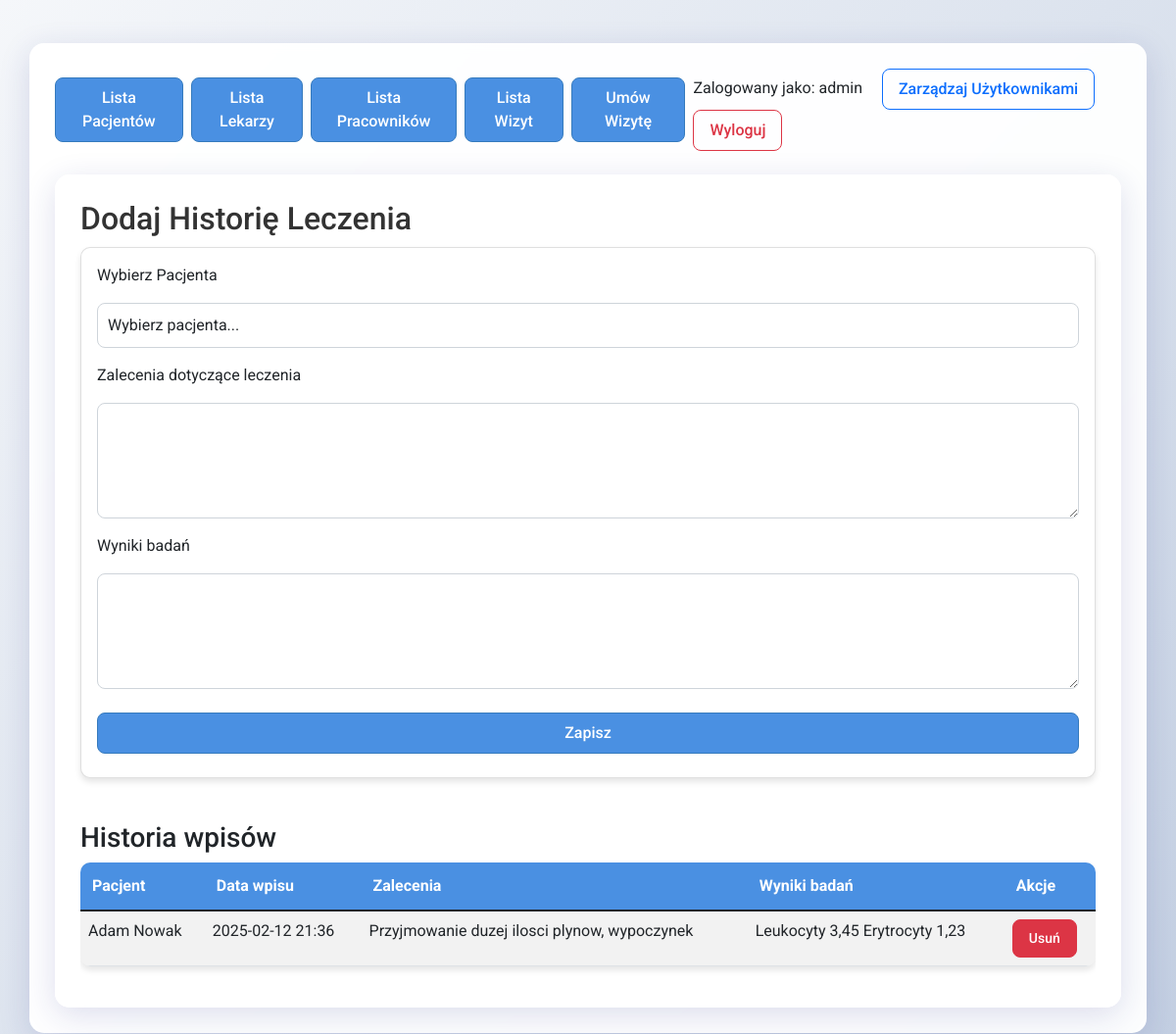
Screenshot of /historia-leczenia (signed in) with the database file from the repository.
### app.py (models this page shows, shortened)
class User(UserMixin, db.Model):
    __tablename__ = 'users'
    id = db.Column(db.Integer, primary_key=True)
    username = db.Column(db.String(80), unique=True, nullable=False)
    password_hash = db.Column(db.String(120), nullable=False)
    role = db.Column(db.String(20), nullable=False, default='user')  # 'user', 'doctor', 'receptionist', 'admin'
    is_admin = db.Column(db.Boolean, default=False)

class Pacjent(db.Model):
    __tablename__ = 'pacjenci'
    id = db.Column(db.Integer, primary_key=True)
    user_id = db.Column(db.Integer, db.ForeignKey('users.id'))
    imie = db.Column(db.String(50), nullable=False)
    nazwisko = db.Column(db.String(50), nullable=False)
    pesel = db.Column(db.String(11), unique=True, nullable=False)
    data_urodzenia = db.Column(db.Date, nullable=False)
    telefon = db.Column(db.String(15), nullable=False)
    zalecenia = db.Column(db.Text)
    wyniki_badan = db.Column(db.Text)
    data_wpisu = db.Column(db.DateTime)
    user = db.relationship('User', backref='pacjent')

### app.py (the view)
@app.route('/historia-leczenia', methods=['GET'])
@login_required
def historia_leczenia():
    if current_user.role == 'user':
        pacjent = Pacjent.query.filter_by(user_id=current_user.id).first()
        return render_template('historia_leczenia.html',
                            pacjenci=[pacjent],
                            historia=[pacjent] if pacjent.zalecenia or pacjent.wyniki_badan else [],
                            is_user=True)
    elif current_user.role in ['doctor', 'receptionist', 'admin']:
        pacjenci = Pacjent.query.all()
        historia = Pacjent.query.filter(
            (Pacjent.zalecenia.isnot(None)) |
            (Pacjent.wyniki_badan.isnot(None))
        ).all()
        return render_template('historia_leczenia.html',
                            pacjenci=pacjenci,
                            historia=historia,
                            is_user=False)
    return redirect(url_for('index'))

### app.py (called while the page is built)
@login_manager.user_loader
def load_user(user_id):
    return User.query.get(int(user_id))

### templates/historia_leczenia.html (shortened to what this page needs)
{% extends "base.html" %}
{% block content %}
<div class="container mt-4">
    {% if not is_user %}
    <h2>Dodaj Historię Leczenia</h2>
    <div class="row">
        <div class="col-md-12">
            <div class="card">
                <div class="card-body">
                    <form id="historia-form">
                        <div class="mb-3">
                            <label for="pacjent" class="form-label">Wybierz Pacjenta</label>
                            <select class="form-control" id="pacjent" required>
                                <option value="">Wybierz pacjenta...</option>
                            </select>
                        </div>
                        <div class="mb-3">
                            <label for="zalecenia" class="form-label">Zalecenia dotyczące leczenia</label>
                            <textarea class="form-control" id="zalecenia" rows="4" required></textarea>
                        </div>
                        <div class="mb-3">
                            <label for="wyniki" class="form-label">Wyniki badań</label>
                            <textarea class="form-control" id="wyniki" rows="4" required></textarea>
                        </div>
                        <button type="submit" class="btn btn-primary">Zapisz</button>
                    </form>
                </div>
            </div>
        </div>
    </div>
    {% endif %}
    <div class="col-md-12 mt-4">
        <h3>{% if is_user %}Moja Historia Leczenia{% else %}Historia wpisów{% endif %}</h3>
        <div class="table-responsive">
            <table class="table table-striped">
                <thead>
                    <tr>
                        {% if not is_user %}<th>Pacjent</th>{% endif %}
                        <th>Data wpisu</th>
                        <th>Zalecenia</th>
                        <th>Wyniki badań</th>
                        {% if current_user.is_admin %}
                        <th>Akcje</th>
                        {% endif %}
                    </tr>
                </thead>
                <tbody id="historia-table">
                    {% for wpis in historia %}
                    <tr id="wpis-{{ wpis.id }}">
                        {% if not is_user %}<td>{{ wpis.imie }} {{ wpis.nazwisko }}</td>{% endif %}
                        <td>{{ wpis.data_wpisu.strftime('%Y-%m-%d %H:%M') if wpis.data_wpisu else '' }}</td>
                        <td>{{ wpis.zalecenia }}</td>
                        <td>{{ wpis.wyniki_badan }}</td>
                        {% if current_user.is_admin %}
                        <td>
                            <button class="btn btn-sm btn-danger" onclick="usunWpis('{{ wpis.id }}')">Usuń</button>
                        </td>
                        {% endif %}
                    </tr>
                    {% endfor %}
                </tbody>
            </table>
        </div>
    </div>
</div>
{% endblock %}

### templates/base.html (shortened to what this page needs)
<!DOCTYPE html>
<html lang="pl">
<head>
    <link rel="stylesheet" href="https://cdnjs.cloudflare.com/ajax/libs/bootstrap/5.1.3/css/bootstrap.min.css">
    <link rel="stylesheet" href="{{ url_for('static', filename='style.css') }}">
</head>
<body>
    <div class="container mt-4">
        <nav class="mb-4 d-flex align-items-center">
            {% if current_user.is_authenticated %}
                {% if current_user.is_admin %}
                    <a href="{{ url_for('lista_pacjentow') }}" class="btn btn-primary me-2">Lista Pacjentów</a>
                    <a href="{{ url_for('lista_lekarzy') }}" class="btn btn-primary me-2">Lista Lekarzy</a>
                    <a href="{{ url_for('lista_pracownikow') }}" class="btn btn-primary me-2">Lista Pracowników</a>
                    <a href="{{ url_for('lista_wizyt') }}" class="btn btn-primary me-2">Lista Wizyt</a>
                    <a href="{{ url_for('umow_wizyte_form') }}" class="btn btn-primary me-2">Umów Wizytę</a>
                {% endif %}
            {% endif %}
            <div class="ms-auto me-0">
                {% if current_user.is_authenticated %}
                    <span class="me-3">Zalogowany jako: {{ current_user.username }}</span>
                    {% if current_user.is_admin %}
                        <a href="{{ url_for('admin_users') }}" class="btn btn-outline-primary me-2">Zarządzaj Użytkownikami</a>
                    {% endif %}
                    <a href="{{ url_for('logout') }}" class="btn btn-outline-danger">Wyloguj</a>
                {% else %}
                    <a href="{{ url_for('login') }}" class="btn btn-outline-primary me-2">Zaloguj</a>
                    <a href="{{ url_for('register') }}" class="btn btn-outline-success">Zarejestruj</a>
                {% endif %}
            </div>
        </nav>
        {% block content %}{% endblock %}
    </div>
</body>
</html>

### static/style.css (style rules this page uses)
body { font-family: 'Roboto', Arial, sans-serif; min-height: 100vh; margin: 0; padding: 20px; background: linear-gradient(135deg, #f5f7fa 0%, #c3cfe2 100%); }
.container { background: rgba(255, 255, 255, 0.95); border-radius: 15px; box-shadow: 0 8px 32px 0 rgba(31, 38, 135, 0.15); padding: 25px; margin-top: 20px; backdrop-filter: blur(4px); -webkit-backdrop-filter: blur(4px); border: 1px solid rgba(255, 255, 255, 0.18); }
form input, form select, form button, form textarea { width: 100%; padding: 10px; margin: 8px 0; border: 1px solid #ced4da; border-radius: 4px; font-size: 16px; }
form button { background-color: #007bff; color: #fff; font-weight: bold; cursor: pointer; }
h2 { margin-bottom: 10px; color: #333; }
.btn-primary { background-color: #4a90e2; border-color: #357abd; transition: all 0.3s ease; }
.table { background: white; border-radius: 10px; overflow: hidden; box-shadow: 0 4px 6px rgba(0, 0, 0, 0.1); }
.table thead th { background-color: #4a90e2; color: white; border-bottom: none; padding: 12px; }
.form-control { border-radius: 8px; border: 1px solid #ced4da; padding: 10px; transition: all 0.3s ease; }
.card { background: white; border-radius: 10px; box-shadow: 0 4px 6px rgba(0, 0, 0, 0.1); margin-bottom: 20px; transition: transform 0.3s ease; }
.btn { border-radius: 8px; padding: 8px 16px; font-weight: 500; }
.btn-danger { background-color: #dc3545; border-color: #dc3545; }

### rows the page displays
User: username "admin"
Pacjent: imie "Adam", nazwisko "Nowak", data_wpisu "2025-02-12 21:36", zalecenia "Przyjmowanie duzej ilosci plynow, wypoczynek", wyniki_badan "Leukocyty 3,45 Erytrocyty 1,23"
